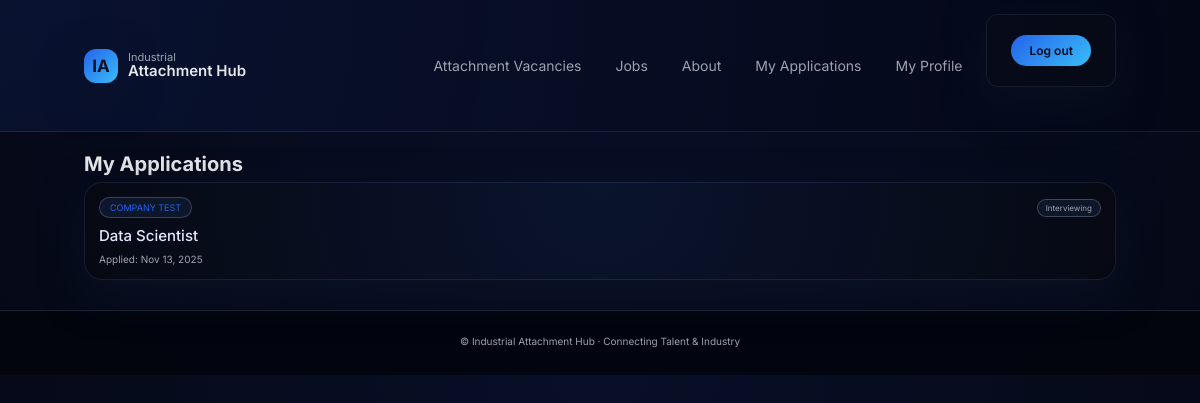
The page /student/dashboard/ (signed in) on the database its author committed.
### hub/models.py (models this page shows, shortened)
class JobApplication(models.Model):
    STATUS_CHOICES = (
        ('APPLIED','Applied'),
        ('UNDER_REVIEW','Under Review'),
        ('INTERVIEW','Interviewing'),
        ('REJECTED','Rejected'),
        ('HIRED','Hired'),
    )
    job = models.ForeignKey('hub.JobPost', on_delete=models.CASCADE, related_name='applications')
    student = models.ForeignKey(settings.AUTH_USER_MODEL, on_delete=models.CASCADE, related_name='job_applications')
    cover_letter = models.TextField(blank=True)
    resume_snapshot = models.FileField(upload_to='app_resumes/', blank=True, null=True)
    status = models.CharField(max_length=20, choices=STATUS_CHOICES, default='APPLIED')
    created_at = models.DateTimeField(auto_now_add=True)
    certify_truth = models.BooleanField(default=False)
    agree_at_will = models.BooleanField(default=False)
    class Meta:
        unique_together = ('job','student')
        ordering = ['-created_at']

class JobPost(models.Model):
    JOB_TYPE_CHOICES = (
        ('FULL_TIME', 'Full-time'),
        ('PART_TIME', 'Part-time'),
        ('CONTRACT', 'Contract'),
        ('FREELANCE', 'Freelance'),
        ('INTERN', 'Internship'),
    )
    EXPERIENCE_LEVEL_CHOICES = (
        ('ENTRY', 'Entry-Level'),
        ('MID', 'Mid-Level'),
        ('SENIOR', 'Senior'),
        ('EXEC', 'Executive'),
    )
    WORK_LOCATION_CHOICES = (
        ('ONSITE', 'Onsite'),
        ('REMOTE', 'Remote'),
        ('HYBRID', 'Hybrid'),
    )
    CURRENCIES = (('KES','KES'),('USD','USD'),('EUR','EUR'),('GBP','GBP'))
    company = models.ForeignKey(CompanyProfile, on_delete=models.CASCADE, related_name='job_posts')
    title = models.CharField(max_length=255)
    department = models.CharField(max_length=255, blank=True)
    location = models.CharField(max_length=255, help_text="City or town")
    region = models.CharField(max_length=255, blank=True)
    work_location_type = models.CharField(max_length=10, choices=WORK_LOCATION_CHOICES, default='ONSITE')
    job_type = models.CharField(max_length=12, choices=JOB_TYPE_CHOICES, default='FULL_TIME')
    experience_level = models.CharField(max_length=6, choices=EXPERIENCE_LEVEL_CHOICES, default='ENTRY')
    salary_min = models.DecimalField(max_digits=12, decimal_places=2, null=True, blank=True, validators=[MinValueValidator(Decimal('0'))])
    salary_max = models.DecimalField(max_digits=12, decimal_places=2, null=True, blank=True, validators=[MinValueValidator(Decimal('0'))])
    currency = models.CharField(max_length=3, choices=CURRENCIES, default='KES')
    responsibilities = models.TextField(help_text="5–10 bullet points", blank=True)
    benefits = models.TextField(blank=True)
    application_deadline = models.DateField(null=True, blank=True, help_text='Optional; can be longer than 14 days or left blank for open until filled')
    easy_apply = models.BooleanField(default=True)
    standard_apply = models.BooleanField(default=False)
    is_active = models.BooleanField(default=True)
    created_at = models.DateTimeField(auto_now_add=True)
    class Meta:
        ordering = ['-created_at']
        indexes = [
            models.Index(fields=['title']),
            models.Index(fields=['experience_level']),
            models.Index(fields=['job_type']),
        ]

class CompanyProfile(models.Model):
    user = models.OneToOneField(settings.AUTH_USER_MODEL, on_delete=models.CASCADE, related_name='company_profile')
    name = models.CharField(max_length=255)
    registration_number = models.CharField(max_length=100, unique=True)
    industry = models.CharField(max_length=255)
    location = models.CharField(max_length=255)
    region = models.CharField(max_length=255, blank=True, help_text="Region or county where the company is based.")
    map_embed_url = models.URLField(
        blank=True,
        help_text="Optional: Google Maps embed URL to show your exact location."
    )
    contact_person = models.CharField(max_length=255)
    official_email = models.EmailField()
    phone_number = models.CharField(max_length=50, blank=True)
    website = models.URLField(blank=True)
    logo = models.ImageField(upload_to='logos/', blank=True, null=True)
    email_verified = models.BooleanField(default=False)
    admin_approved = models.BooleanField(default=False)
    is_verified_company = models.BooleanField(default=False)
    created_at = models.DateTimeField(auto_now_add=True)

### hub/views.py (the view)
# urls.py: path("student/dashboard/", views.student_dashboard, name="student_dashboard"),
@login_required
@user_passes_test(is_student)
def student_dashboard(request):
    apps = JobApplication.objects.filter(student=request.user).select_related('job','job__company')
    return render(request, 'hub/student_dashboard.html', {'applications': apps})

### hub/views.py (called while the page is built)
def is_student(user):
    return user.is_authenticated and user.role == 'STUDENT'

### hub/templates/hub/student_dashboard.html
{% extends "hub/base.html" %}
{% block content %}
<section class="section">
  <div class="section-header">
    <h2>My Applications</h2>
  </div>
  <div class="vacancy-grid dashboard-grid">
    {% for a in applications %}
      <div class="vacancy-card">
        <div class="vacancy-badge-row">
          <span class="badge-pill">{{ a.job.company.name }}</span>
          <span class="badge-status">{{ a.get_status_display }}</span>
        </div>
        <h4 class="vacancy-title">{{ a.job.title }}</h4>
        <p class="vacancy-meta">Applied: {{ a.created_at|date:"M d, Y" }}</p>
      </div>
    {% empty %}
      <p class="empty-state">No applications yet.</p>
    {% endfor %}
  </div>
</section>
{% endblock %}

### static/hub/css/style.css (style rules this page uses)
:root { --bg: #050816; --bg-elevated: #0b1020; --accent: #2563eb; --accent-soft: rgba(37, 99, 235, 0.12); --accent-gradient: linear-gradient(135deg, #2563eb, #38bdf8); --text: #e5e7eb; --muted: #9ca3af; --danger: #f97373; --ok: #22c55e; --radius-lg: 18px; --radius-md: 12px; --radius-pill: 999px; --shadow-soft: 0 14px 40px rgba(15, 23, 42, 0.55); --shadow-hover: 0 20px 55px rgba(15, 23, 42, 0.85); --transition-fast: 0.2s ease; --transition-med: 0.35s cubic-bezier(.33,.02,.11,.99); --border-subtle: 1px solid rgba(148, 163, 253, 0.14); --font-main: 'Inter', system-ui, -apple-system, BlinkMacSystemFont, sans-serif; }
*, *::before, *::after { box-sizing: border-box; }
body { margin: 0; padding: 0; font-family: var(--font-main); background: radial-gradient(circle at top, rgba(37,99,235,0.08), transparent), var(--bg); color: var(--text); -webkit-font-smoothing: antialiased; }
.section { margin-top: 10px; }
.section-header h2 { margin: 0 0 4px; font-size: 20px; }
.vacancy-grid { display: grid; grid-template-columns: repeat(auto-fit, minmax(230px, 1fr)); gap: 14px; margin-top: 6px; }
.vacancy-card { position: relative; display: flex; flex-direction: column; gap: 6px; padding: 14px; border-radius: var(--radius-lg); background: radial-gradient(circle at top, rgba(37,99,235,0.12), transparent), rgba(7, 10, 20, 0.98); border: 1px solid rgba(148, 163, 253, 0.12); box-shadow: var(--shadow-soft); text-decoration: none; color: var(--text); transition: all var(--transition-med); overflow: hidden; }
.vacancy-card::before { content: ""; position: absolute; inset: -40%; background: radial-gradient(circle at top, rgba(37, 99, 235, 0.06), transparent), radial-gradient(circle at bottom, rgba(56, 189, 248, 0.04), transparent); opacity: 0; transition: opacity var(--transition-med); pointer-events: none; }
.vacancy-badge-row { display: flex; justify-content: space-between; align-items: center; gap: 6px; font-size: 9px; }
.badge-pill { padding: 4px 10px; border-radius: var(--radius-pill); background: rgba(15,23,42,0.98); border: 1px solid rgba(148, 163, 253, 0.3); color: var(--accent); white-space: nowrap; overflow: hidden; text-overflow: ellipsis; }
.badge-status { padding: 3px 8px; border-radius: var(--radius-pill); background: rgba(15,23,42,0.98); border: 1px solid rgba(75,85,99,0.8); color: var(--muted); font-size: 8px; max-width: 130px; text-align: right; white-space: nowrap; overflow: hidden; text-overflow: ellipsis; }
.vacancy-title { font-size: 15px; margin: 2px 0; font-weight: 500; color: #e5e7ff; }
.vacancy-meta { display: flex; flex-wrap: wrap; gap: 8px; font-size: 10px; color: var(--muted); margin: 0; }
.dashboard-grid .vacancy-card { cursor: default; }

### rows shown on the page
JobApplication: job.company.name "COMPANY TEST", status "Interviewing", job "Data Scientist", created_at "Nov 13, 2025"
